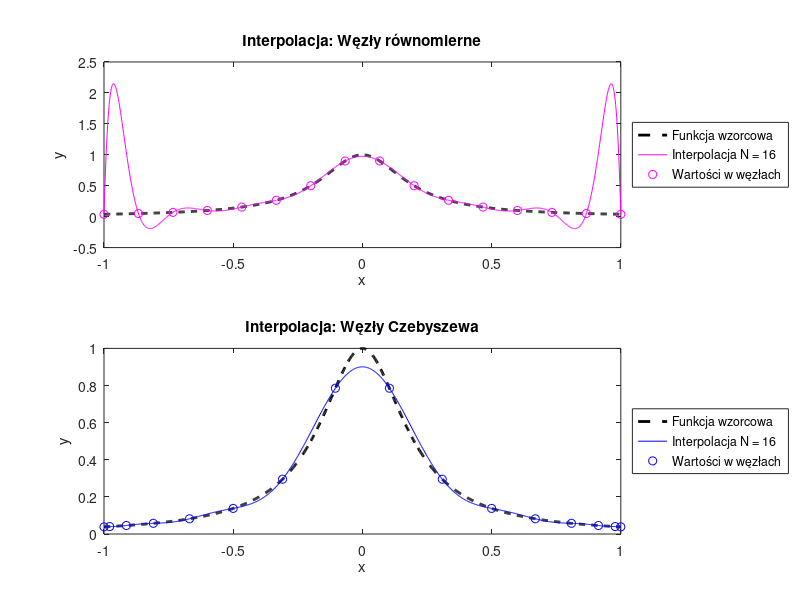

MATLAB code to generate this figure:
function [N, x_uniform, y_fine_uniform, x_chebyshev, y_fine_chebyshev] = ...
    compare_uniform_vs_chebyshev()
% Funkcja ilustruje porównanie działania interpolacji wielomianowej funkcji
% Rungego wyznaczonej dla a) węzłów rozmieszczonych równomiernie,
% b) węzłów Czebyszewa.
% N - liczba węzłów interpolacji wynosi z przedziału [12,20].
% Funkcja zwraca następujące wektory wierszowe:
% x_uniform - węzły interpolacji rozmieszczone równomiernie
% y_fine_uniform - interpolacja wielomianowa wyznaczona dla
%   równomiernie rozmieszczonych węzłów interpolacji
% x_chebyshev - węzły Czebyszewa
% y_fine_chebyshev - interpolacja wielomianowa wyznaczona dla węzłów Czebyszewa
%
% Oznaczonie TODO wskazuje fragmenty kodu wymagające zmian.

N = 16; % wybrana liczba węzłów interpolacji (z przedziału [12,20])

% Gęsta siatka punktów do testowania interpolacji
x_fine = linspace(-1, 1, 1000);
runge_function = @(x) 1 ./ (1 + 25 * x.^2);
y_fine_reference = runge_function(x_fine);

% 1. węzły równomiernie rozmieszczone
x_uniform = linspace(-1, 1, N);
y_uniform = runge_function(x_uniform);
V_uniform = get_vandermonde_matrix(x_uniform);
coeff_uniform = V_uniform \ y_uniform.'; % rozwiązywanie układu równań
coeff_uniform = coeff_uniform(end:-1:1); % dostosowanie do polyval
y_fine_uniform = polyval(coeff_uniform, x_fine);

% 2. węzły Czebyszewa II rodzaju
x_chebyshev = get_chebyshev_nodes(N);
y_chebyshev = runge_function(x_chebyshev);
V_chebyshev = get_vandermonde_matrix(x_chebyshev);
coeff_chebyshev = V_chebyshev \ y_chebyshev.';
coeff_chebyshev = coeff_chebyshev(end:-1:1);
y_fine_chebyshev = polyval(coeff_chebyshev, x_fine);

% 3. Wykresy
figure;

% Wykres dla węzłów równomiernych
subplot(2,1,1);
plot(x_fine, y_fine_reference, 'k--', 'LineWidth', 2, 'DisplayName', 'Funkcja wzorcowa');
hold on;
plot(x_fine, y_fine_uniform, 'm', 'DisplayName', ['Interpolacja N = ', num2str(N)]);
plot(x_uniform, y_uniform, 'mo', 'DisplayName', 'Wartości w węzłach');
legend('Location', 'eastoutside');
xlabel('x');
ylabel('y');
title('Interpolacja: Węzły równomierne');

% Wykres dla węzłów Czebyszewa
subplot(2,1,2);
plot(x_fine, y_fine_reference, 'k--', 'LineWidth', 2, 'DisplayName', 'Funkcja wzorcowa');
hold on;
plot(x_fine, y_fine_chebyshev, 'b', 'DisplayName', ['Interpolacja N = ', num2str(N)]);
plot(x_chebyshev, y_chebyshev, 'bo', 'DisplayName', 'Wartości w węzłach');
legend('Location', 'eastoutside');
xlabel('x');
ylabel('y');
title('Interpolacja: Węzły Czebyszewa');

set(gcf, 'Position', [1000 500 2000 1500]);

% Zapis wykresu do pliku
saveas(gcf, 'zadanie2.png');
end

function x = get_chebyshev_nodes(N)
    % Węzły Czebyszewa drugiego rodzaju w przedziale [-1, 1]
    k = 0:(N-1);
    x = cos(pi * k / (N - 1));
    x = x(:)'; % upewniamy się, że x to wektor wierszowy
end
    
% --- Funkcja pomocnicza: macierz Vandermonde’a ---
function V = get_vandermonde_matrix(x)
    N = length(x);
    V = zeros(N, N);
    for i = 1:N
        V(:, i) = x.^(i - 1);
    end
end